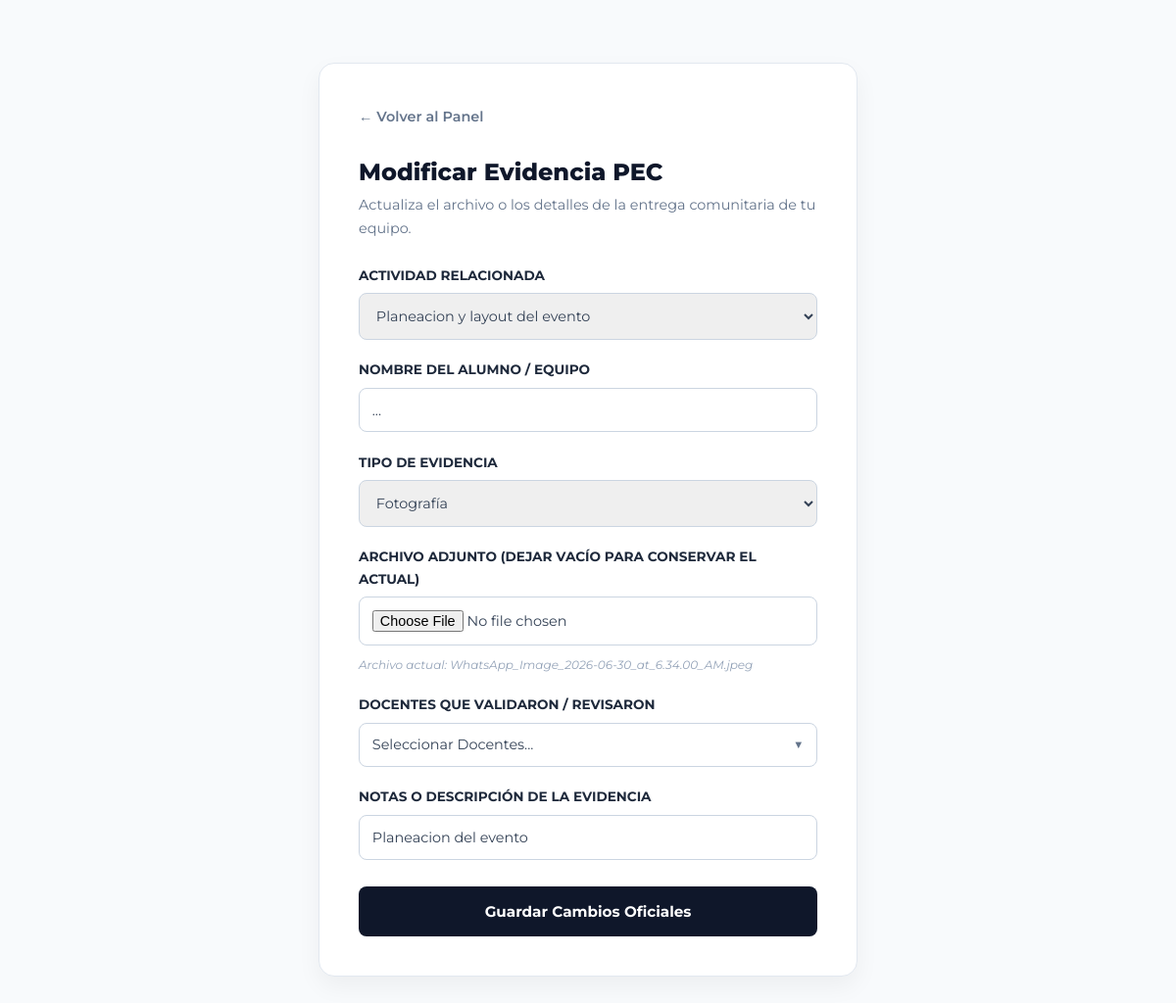
Page /evidencias/editar/4 (signed in) on the committed database.
### tables this page shows
CREATE TABLE evidencia (
        id_evidencia INTEGER PRIMARY KEY AUTOINCREMENT,
        id_actividad INTEGER NOT NULL,
        alumno_nombre TEXT NOT NULL,
        tipo_evidencia TEXT NOT NULL,
        url_archivo TEXT NOT NULL,
        descripcion_evidencia TEXT,
        FOREIGN KEY (id_actividad) REFERENCES actividad(id_actividad)
    );

CREATE TABLE actividad (
        id_actividad INTEGER PRIMARY KEY AUTOINCREMENT,
        nombre_actividad TEXT NOT NULL,
        descripcion TEXT,
        fecha_programada TEXT NOT NULL,
        parcial TEXT NOT NULL,
        id_responsable INTEGER,
        id_sede INTEGER,
        estatus TEXT DEFAULT 'No empezado',
        FOREIGN KEY (id_sede) REFERENCES sede(id_sede),
        FOREIGN KEY (id_responsable) REFERENCES responsable(id_responsable)
    );

### app.py (the view, shortened to what this page needs)
@app.route("/evidencias/editar/<int:id>", methods=["GET", "POST"])
def editar_evidencia(id):
    if session.get('rol') not in ['admin', 'alumno']: return redirect(url_for('dashboard'))
    conn = get_db_connection()
    evidencia = conn.execute("SELECT * FROM evidencia WHERE id_evidencia=?", (id,)).fetchone()
    actividades = conn.execute("SELECT * FROM actividad").fetchall()
    conn.close()
    return render_template("editar_evidencia.html", evidencia=evidencia, actividades=actividades)

### app.py (called while the page is built)
def get_db_connection():
    conn = sqlite3.connect(DATABASE)
    conn.row_factory = sqlite3.Row
    return conn

### templates/editar_evidencia.html (shortened to what this page needs)
<!DOCTYPE html>
<html lang="es">
<head>
    <link rel="stylesheet" href="{{ url_for('static', filename='css/estilos.css') }}">
</head>
<body>
    <main class="seccion-editar">
        <div class="caja-editar">
            <a href="{{ url_for('dashboard') }}" style="font-family: 'Montserrat', sans-serif; color: #64748b; text-decoration: none; font-weight: 600; font-size: 0.9rem;">← Volver al Panel</a>
            <h2 style="font-family: 'Montserrat', sans-serif; font-weight: 800; color: #0f172a; margin-top: 1.5rem;">Modificar Evidencia PEC</h2>
            <p style="font-family: 'Montserrat', sans-serif; color: #64748b; font-size: 0.9rem;">Actualiza el archivo o los detalles de la entrega comunitaria de tu equipo.</p>
            <form action="/evidencias/editar/{{ evidencia.id_evidencia }}" method="POST" enctype="multipart/form-data" class="formulario-editar">
                <div class="campo-grupo">
                    <label>Actividad Relacionada</label>
                    <select name="id_actividad" required>
                        {% for a in actividades %}
                            <option value="{{ a.id_actividad }}" {% if a.id_actividad == evidencia.id_actividad %}selected{% endif %}>{{ a.nombre_actividad }}</option>
                        {% endfor %}
                    </select>
                </div>
                <div class="campo-grupo">
                    <label>Nombre del Alumno / Equipo</label>
                    <input type="text" name="alumno_nombre" value="{{ evidencia.alumno_nombre }}" required>
                </div>
                <div class="campo-grupo">
                    <label>Tipo de Evidencia</label>
                    <select name="tipo_evidencia" required>
                        <option value="Fotografía" {% if evidencia.tipo_evidencia == 'Fotografía' %}selected{% endif %}>Fotografía</option>
                    </select>
                </div>
                <div class="campo-grupo">
                    <label>Archivo Adjunto (Dejar vacío para conservar el actual)</label>
                    <input type="file" name="archivo_evidencia">
                    <span style="font-size: 0.75rem; color: #94a3b8; font-style: italic; margin-top: 0.2rem;">Archivo actual: {{ evidencia.url_archivo }}</span>
                </div>
                <div class="campo-grupo">
                    <label>Docentes que Validaron / Revisaron</label>
                    <div class="combo-multiple">
                        <button type="button" class="select-simulado" id="btnSelectDocentes">Seleccionar Docentes...</button>
                    </div>
                </div>
                <div class="campo-grupo">
                    <label>Notas o Descripción de la Evidencia</label>
                    <input type="text" name="descripcion_evidencia" value="{{ evidencia.descripcion_evidencia }}">
                </div>
                <button type="submit" class="btn-actualizar">Guardar Cambios Oficiales</button>
            </form>
        </div>
    </main>
</body>
</html>

### static/css/estilos.css (style rules this page uses)
:root { --azul-primario: #1e40af; --azul-vibrante: #3b82f6; --azul-fondo: #f8fafc; --blanco: #ffffff; --texto: #0f172a; --texto-light: #64748b; --transicion: all 0.3s cubic-bezier(0.4, 0, 0.2, 1); }
* { margin: 0; padding: 0; box-sizing: border-box; }
html { scroll-behavior: smooth; }
body { font-family: 'Montserrat', sans-serif; color: var(--texto); background-color: var(--blanco); line-height: 1.7; }

### templates/editar_evidencia.html (style rules this page uses)
.seccion-editar { padding: 4rem 0; background-color: #f8fafc; min-height: 80vh; display: flex; align-items: center; justify-content: center; }
.caja-editar { background: #ffffff; padding: 2.5rem; border-radius: 16px; box-shadow: 0 10px 25px rgba(0,0,0,0.05); width: 100%; max-width: 550px; border: 1px solid #e2e8f0; }
.formulario-editar { display: flex; flex-direction: column; gap: 1.2rem; margin-top: 1.5rem; }
.campo-grupo { display: flex; flex-direction: column; gap: 0.4rem; position: relative; }
.campo-grupo label { font-family: 'Montserrat', sans-serif; font-weight: 700; font-size: 0.85rem; color: #1e293b; text-transform: uppercase; }
.campo-grupo input, .campo-grupo select { padding: 0.8rem; border: 1px solid #cbd5e1; border-radius: 8px; font-family: 'Montserrat', sans-serif; font-size: 0.9rem; color: #334155; }
.btn-actualizar { background: #0f172a; color: #ffffff; border: none; padding: 1rem; border-radius: 8px; font-family: 'Montserrat', sans-serif; font-weight: 700; cursor: pointer; font-size: 0.95rem; margin-top: 0.5rem; }
.combo-multiple { position: relative; width: 100%; }
.select-simulado { padding: 0.8rem; border: 1px solid #cbd5e1; border-radius: 8px; font-family: 'Montserrat', sans-serif; font-size: 0.9rem; color: #334155; background-color: #fff; text-align: left; cursor: pointer; display: flex; justify-content: space-between; align-items: center; width: 100%; }
.select-simulado::after { content: '▼'; font-size: 0.7rem; color: #64748b; }

### rows in the picture
evidencia: id_actividad "Planeacion y layout del evento", alumno_nombre "...", tipo_evidencia "Fotografía", url_archivo "WhatsApp_Image_2026-06-30_at_6.34.00_AM.jpeg", descripcion_evidencia "Planeacion del evento"
